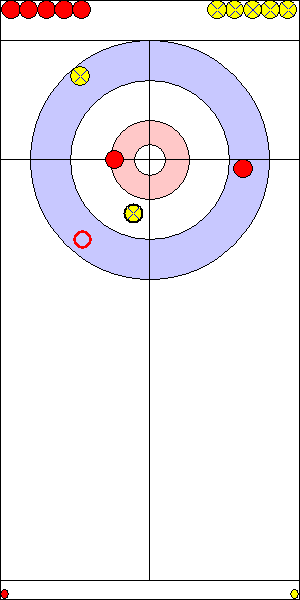
#> input picture Images/test1000/test1000_10_14.jpg, 300 x 600 px, given in place of test986_1_12.jpg, which was not available
$ python main.py
#> lines starting #> are read from the running program, lines starting #| are printed output that depends on the picture; pictures that were not available may be replaced by others from this repository, and a replacement may not be noted
# -*- coding: utf-8 -*-
"""
Created on Fri May 13 21:30:42 2016

@author: matt
"""

def findStones(game_id, game_end, end_stone):
#> called with game_id = 986, game_end = 1, end_stone = 12
    import numpy as np
    import cv2

    img_path = '/home/matt/Documents/curling/Images/test{game_id}/test{game_id}_{game_end}_{end_stone}.jpg'.format(game_id=game_id, game_end=game_end, end_stone=end_stone)
    img = cv2.imread(img_path)
#> img is the input picture: shape (600, 300, 3); mean B, G, R 241.7, 236.4, 240
    gray = cv2.cvtColor(img, cv2.COLOR_BGR2GRAY)
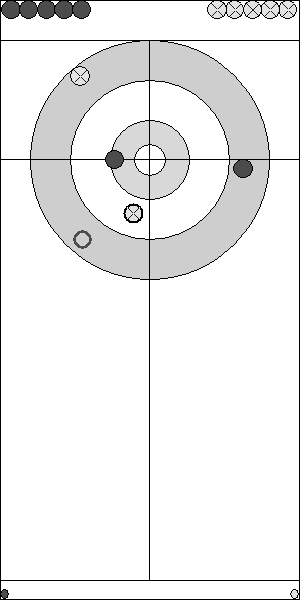
#> gray: shape (600, 300); min 0, max 255, mean 238

    circles = cv2.HoughCircles(gray,cv2.HOUGH_GRADIENT,1,15,
                                param1=50,param2=13,minRadius=5,maxRadius=10)
#> circles = [[79.5, 75.5, 8.2], [217.5, 9.5, 9.4], [251.5, 9.5, 9.4], [113.5, 159.5, 9.4], [270.5, 9.5, 9.4], [234.5, 8.5, 8.2], [287.5, 8.5, 8.2], [82.5, 239.5, 6], [133.5, 213.5, 6.9]]

    if circles is not None:
        cnt = 0
        circles = np.round(circles[0, :]).astype("int")
#> circles = [[80, 76, 8], [218, 10, 9], [252, 10, 9], [114, 160, 9], [270, 10, 9], [234, 8, 8], [288, 8, 8], [82, 240, 6], [134, 214, 7]]
        data = []
        for (x,y,r) in circles:
            data.append([x,y])
            cnt += 1
#> this loop made 9 passes
#> after the loop, cnt = 9; data = [[80, 76], [218, 10], [252, 10], [114, 160], [270, 10], [234, 8], [288, 8], [82, 240], [134, 214]]

        data.append(cnt)

        return data

    return False

print(findStones(986,1,12))

import json

json_path = '/home/matt/Documents/curling/Games/test986.json'

#> (the run stopped early here; a loop or call above may not have finished)

$ run again, on Images/test1001/test1001_2_2.jpg
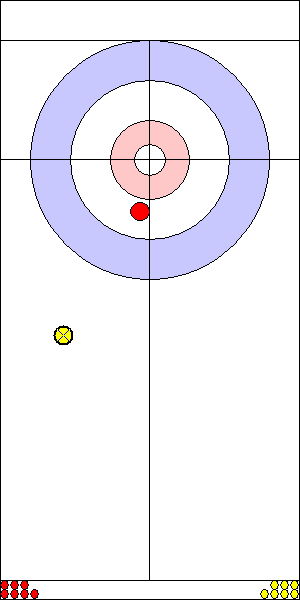
#> input picture Images/test1001/test1001_2_2.jpg, 300 x 600 px, given in place of test986_1_12.jpg, which was not available
#> in findStones, img is the input picture: shape (600, 300, 3); mean B, G, R 245.2, 238.4, 240.3
#> in findStones, `gray = cv2.cvtColor(img, cv2.COLOR_BGR2GRAY)`:
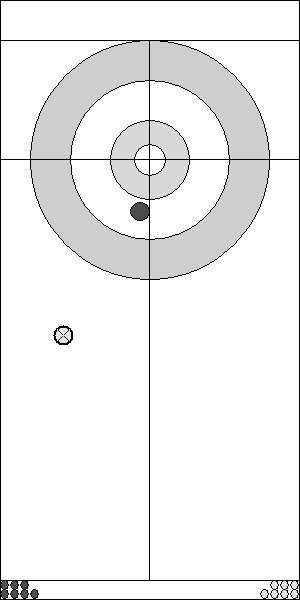
#> gray: shape (600, 300); min 0, max 255, mean 239.7
#> in findStones, `circles = cv2.HoughCircles(gray,cv2.HOUGH_GRADIENT,1,15, param1=50,par..`: circles = [[139.5, 211.5, 9.4], [63.5, 335.5, 6.9], [287.5, 589.5, 6]]
#> in findStones, `circles = np.round(circles[0, :]).astype("int")`: circles = [[140, 212, 9], [64, 336, 7], [288, 590, 6]]
#> the loop in findStones, `for (x,y,r) in circles:` made 3 passes
#> after the loop in findStones, `for (x,y,r) in circles:`: cnt = 3; data = [[140, 212], [64, 336], [288, 590]]

$ run again, on Images/test1002/test1002_4_16.jpg
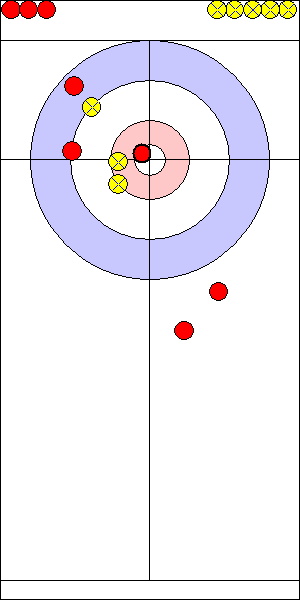
#> input picture Images/test1002/test1002_4_16.jpg, 300 x 600 px, given in place of test986_1_12.jpg, which was not available
#> in findStones, img is the input picture: shape (600, 300, 3); mean B, G, R 241.4, 236.3, 240
#> in findStones, `gray = cv2.cvtColor(img, cv2.COLOR_BGR2GRAY)`:
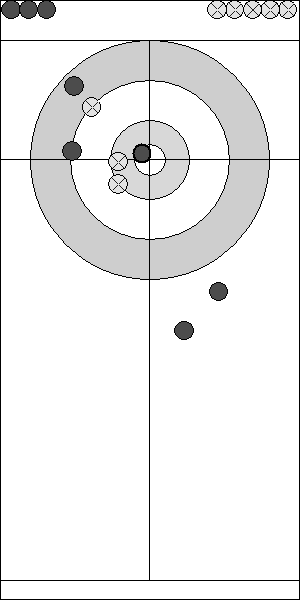
#> gray: shape (600, 300); min 0, max 255, mean 238
#> in findStones, `circles = cv2.HoughCircles(gray,cv2.HOUGH_GRADIENT,1,15, param1=50,par..`: circles = 13 rows, first 8: [73.5, 85.5, 9.4], [217.5, 9.5, 9.4], [183.5, 330.5, 9.4], [251.5, 9.5, 9.4], [91.5, 106.5, 8.2], [117.5, 184.5, 9.4], [117.5, 160.5, 8.2], [218.5, 291.5, 9.4]
#> in findStones, `circles = np.round(circles[0, :]).astype("int")`: circles = 13 rows, first 8: [74, 86, 9], [218, 10, 9], [184, 330, 9], [252, 10, 9], [92, 106, 8], [118, 184, 9], [118, 160, 8], [218, 292, 9]
#> the loop in findStones, `for (x,y,r) in circles:` made 13 passes
#> after the loop in findStones, `for (x,y,r) in circles:`: cnt = 13; data = [[74, 86], [218, 10], [184, 330], [252, 10], [92, 106], [118, 184], [118, 160], [218, 292], [46, 10], [270, 10], [234, 8], [288, 8], [142, 154]]
